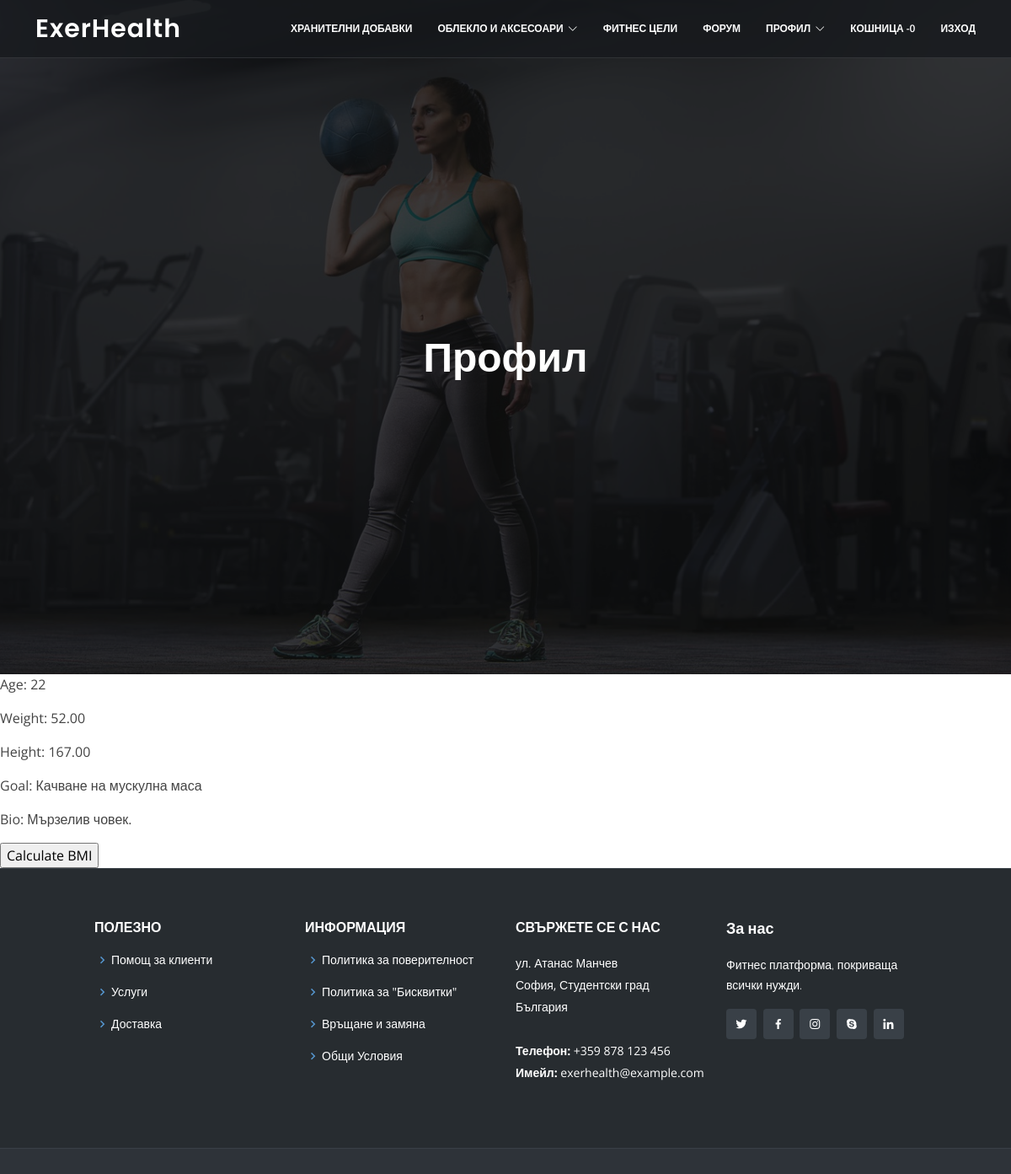
/profile/ (signed in), run on the app's committed database.
### exerhealth/accounts/models.py (models this page shows, shortened)
class FitnessProfile(models.Model):
    user = models.OneToOneField(User, on_delete=models.CASCADE)
    age = models.PositiveIntegerField()
    weight = models.DecimalField(max_digits=5, decimal_places=2)
    height = models.DecimalField(max_digits=5, decimal_places=2)
    goal = models.CharField(max_length=100)
    bio = models.TextField(blank=True)

### exerhealth/accounts/views.py (the view)
# urls.py: path('profile/', views.profile_page, name='profile'),
@login_required(login_url=login)
def profile_page(request):
    user = request.user
    try:
        fitness_profile = FitnessProfile.objects.get(user=user)
    except FitnessProfile.DoesNotExist:
        fitness_profile = None
    context = {'fitness_profile': fitness_profile}
    return render(request, 'profile/profile.html', context)

### exerhealth/clothingstore/context_processors.py (called while the page is built)
def categories(request):
    return {'categories': Category.objects.all()}

### exerhealth/store_basket/basket.py (called while the page is built)
    def __len__(self):
        return sum(item['qty'] for item in self.basket.values())

### exerhealth/store_basket/context_processors.py (called while the page is built)
def store_basket(request):
    return {'basket': StoreBasket(request)}

### templates/profile/profile.html (shortened to what this page needs)
{% extends 'index.html' %}
{% block title %}Профил{% endblock title %}
{% block content %}
    <p>Age: {{ fitness_profile.age }}</p>
    <p>Weight: {{ fitness_profile.weight }}</p>
    <p>Height: {{ fitness_profile.height }}</p>
    <p>Goal: {{ fitness_profile.goal }}</p>
    <p>Bio: {{ fitness_profile.bio }}</p>
    <form action="{% url 'accounts:bmi_calculator' %}" method="post">
    <input type="submit" value="Calculate BMI">
</form>
{% endblock content %}

### static/assets/css/style.css (style rules this page uses)
body { font-family: "Open Sans", sans-serif; color: #444444; }

### data on the page
FitnessProfile: age "22", weight "52.00", height "167.00", goal "Качване на мускулна маса", bio "Мързелив човек."
